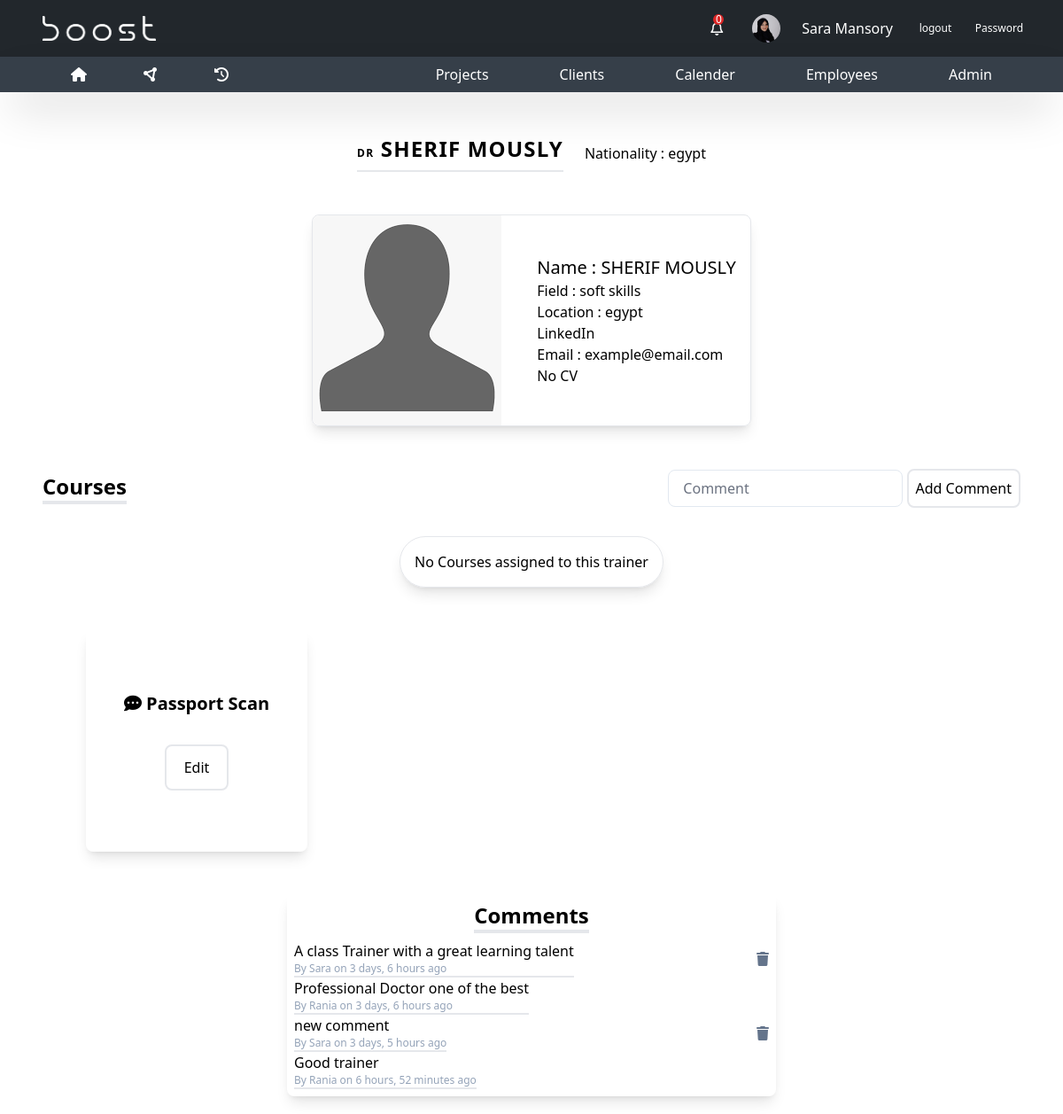
The app's page /trainers/trainers/1 (signed in) with its own data.
### base/models.py (models this page shows, shortened)
class Employee(models.Model):
    employee_id = models.AutoField(primary_key=True)
    firstname = models.CharField(max_length=255)
    lastname = models.CharField(max_length=255)
    email = models.EmailField()
    phone = models.CharField(max_length=20)
    department = models.ForeignKey(
        Department, on_delete=models.SET_NULL, null=True)
    manager_role = models.BooleanField(default=False)
    user = models.OneToOneField(
        User, on_delete=models.CASCADE, null=True, default=None)
    employee_photo = models.ImageField(
        upload_to='employee_photos/', default='employee_photos/sara.jpg', null=True, blank=True)
    location = models.CharField(max_length=50, null=True)
    comilative_points=models.CharField(max_length=20,null=True)
    points=models.CharField(max_length=20,default="0")

class Comments(models.Model):
    comment_id=models.AutoField(primary_key=True)
    trainer=models.ForeignKey(Trainer,on_delete=models.CASCADE,related_name="comments")
    employee=models.ForeignKey(Employee,on_delete=models.CASCADE)
    comment=models.TextField()
    created_at = models.DateTimeField(auto_now_add=True,null=True,blank=True)

### trainers/models.py (models this page shows, shortened)
class Trainer(models.Model):
    trainer_id = models.AutoField(primary_key=True)
    name= models.CharField(max_length=255)
    phone = models.CharField(max_length=20)
    email = models.CharField(max_length=50 ,default="example@email.com")
    nationality = models.CharField(max_length=255)
    residence_location=models.CharField(max_length=255)
    field_of_experties=models.CharField(max_length=255)
    average_rate = models.CharField(max_length=20)
    trainer_category = models.CharField(max_length=20)
    cv = models.FileField(null=True,blank=True,upload_to='pdf')
    linkedin=models.CharField(blank=True,null=True, max_length=255)
    trainer_photo= models.ImageField(upload_to='trainers/', default='employee_photos/avatar.png', null=True, blank=True)
    passport_scan = models.FileField(null=True,blank=True,upload_to='pdf')
    bank_account_number=models.CharField(max_length=500,null=True,blank=True)
    bank_swift_code=models.CharField(max_length=500,null=True,blank=True)
    account_currency=models.CharField(max_length=20,null=True,blank=True)
    account_branch=models.CharField(max_length=255,null=True,blank=True)

### trainers/views.py (the view)
@login_required
def trainer_detail(request, id):
    selected_trainer=Trainer.objects.get(pk=id)
    employee = get_object_or_404(Employee, user=request.user)
    all_notifications=employee.notifications.all().order_by('-created_at')
    not_read_notifications=employee.notifications.filter(is_read=False).order_by('-created_at')
    comments = selected_trainer.comments.all()
    if request.method == 'POST':
        comment = request.POST.get('comment')
        new_comment = Comments(comment=comment, trainer=selected_trainer, employee=employee)
        new_comment.save()
        return redirect('trainers-detail', id=id)
    context = {
        'selected_trainer': selected_trainer,
        "employee":employee,
        "comments":comments,
        "all_notifications":all_notifications,
        "not_read_notifications":not_read_notifications
            }
    return render(request, 'pages/trainer_detail.html', context)

### templates/pages/trainer_detail.html (shortened to what this page needs)
{% extends 'base.html' %}
{% load static %}
{% block content %}
{% include 'parts/navbar.html' %}
<section class="px-12 mb-12">
    <div class="flex items-center justify-center gap-6 ">
        <h1 class="my-12 text-2xl font-semibold tracking-wider text-center border-b-2 pb-2">
            <span class="text-xs">DR</span> {{selected_trainer.name}} </h1>
        <h2>Nationality : {{selected_trainer.nationality}} </h2>
    </div>
    <div class="course-info flex items-center justify-center">
        <div class="flex items-center justify-center gap-6">
            <div class="flex items-center  rounded-lg justify-center gap-6 border overflow-hidden shadow-lg">
                <div>
                    <img src="{{selected_trainer.trainer_photo.url}}" alt="boost" class="rounded-l-lg">
                </div>
                <div class="p-4">
                    <h2 class="text-xl">Name : {{selected_trainer.name}}</h2>
                    <p class="">Field : {{selected_trainer.field_of_experties}}</p>
                    <p class="">Location : {{selected_trainer.residence_location}}</p>
                    <a class="hover:underline" href="{{selected_trainer.linkedin}}">LinkedIn</a>
                    <p class="">Email : {{selected_trainer.email}}</p>
                    {% if selected_trainer.cv %}
                    <button class="btn-primary"><a  href="{{selected_trainer.cv.url}}">Show CV</p>
                    {% else %}
                    <button class="">No CV</p>
                    {% endif %}
                </div>
            </div>
        </div>
    </div>
    <div class="text-center mt-12">
        <div class="mb-8 flex items-center justify-between gap-4">
            <h2 class="text-2xl font-semibold border-b-4">Courses</h2>
            <div >
                <form action="" method="POST">
                    <input type="text" name="comment" placeholder="Comment" class="bg-transparent border border-slate-200 rounded-lg px-4 py-2">
                    <button class="btn-primary mt-0 p-2">Add Comment</button>
            </div>
        </div>
        </div>
    {% if selected_trainer.courses.all %}
    <table class="w-full text-left table-auto min-w-max">
        <thead>
          <tr>
            <th class="p-4 border-b border-slate-200 bg-slate-50">
              <p class="text-sm font-normal leading-none text-slate-500">
                Course ID
              </p>
            </th>
            <th class="p-4 border-b border-slate-200 bg-slate-50">
              <p class="text-sm font-normal leading-none text-slate-500">
                Name
              </p>
            </th>
            <th class="p-4 border-b border-slate-200 bg-slate-50">
              <p class="text-sm font-normal leading-none text-slate-500">
                Duration
              </p>
            </th>
            <th class="p-4 border-b border-slate-200 bg-slate-50">
              <p class="text-sm font-normal leading-none text-slate-500">
                Location
              </p>
            </th>
            <th class="p-4 border-b border-slate-200 bg-slate-50">
              <p class="text-sm font-normal leading-none text-slate-500">
                Date
              </p>
            </th>
          </tr>
        </thead>
        <tbody id="course__body">
    {% for course in selected_trainer.courses.all %}
             <tr class="hover:bg-slate-50 border-b border-slate-200">
            <td class="p-4 py-5">
              <p
                class="block font-semibold text-sm text-slate-800 hover:underline"
              >
                <a href="{% url 'courses' %}{{course.course_id}}">COURSE{{course.course_id}}</a>
              </p>
            </td>
            <td class="p-4 py-5">
              <p class="text-sm text-slate-500 hover:underline">
                <a href="{% url 'courses' %}{{course.course_id}}">{{course.course_name}}</a>
              </p>
            </td>
            <td class="p-4 py-5">
              <p class="text-sm text-slate-500 hover:underline">
                <a href="{% url 'courses' %}{{course.course_id}}">{{course.course_duration}} Days</a>
              </p>
            </td>
            <td class="p-4 py-5">
              <p class="text-sm text-slate-500 hover:underline">
                <a href="{% url 'courses' %}{{course.course_id}}">{{course.location}}</a>
              </p>
            </td>
            <td class="p-4 py-5">
              <p class="text-sm text-slate-500 hover:underline">
                <a href="">{{course.course_Date|date:"D d M Y"}}</a>
              </p>
            </td>
          </tr>
    {% endfor %}
</tbody>
</table>
    {% else %}
    <h3 class="p-4 border rounded-full w-fit mx-auto shadow-lg">No Courses assigned to this trainer</h3>
    {% endif %}
    <div class="course flex-1 pl-12">
        <div
            class="grid grid-cols-1 md:grid-cols-3 items-center justify-center place-content-center place-items-center lg:grid-cols-4 gap-4 mt-12 mx-auto">
            <div
                class="card w-[250px] h-[250px] shadow-lg flex transition-all duration-300 items-center flex-col justify-center relative rounded-lg hover:shadow-2xl">
                <h2 class="text-xl font-semibold"><i class="fa-solid fa-comment-dots"></i> Passport Scan</h2>
                <div class="flex items-center justify-center gap-4">
                    <button onclick="show_box3()" class="btn-primary">
                        Edit
                    </button>
                </div>
            </div>
        </div>
    </div>
    <div class="text-center mt-12 w-1/2 mx-auto shadow-lg p-2 rounded-lg">
        <h3 class="text-2xl font-semibold border-b-4 w-fit mx-auto"> Comments</h3>
        <div class="text-start mt-2">
            {% if selected_trainer.comments.all %}
            {%for comment in selected_trainer.comments.all %}
            <div class="flex  items-center justify-between ">
                <div class="flex flex-col items-start justify-center border-b-2">
                    <p>{{comment.comment}}</p>
                    <p class="text-xs text-slate-400">By {{comment.employee.firstname}} on {{comment.created_at|timesince:""}} ago</p>
                </div>
                {% if comment.employee.employee_id == employee.employee_id %}
                <div>
                    <a href="{% url 'trainers'%}delete/{{comment.comment_id}}/{{selected_trainer.trainer_id}}">
                        <i class="fa-solid fa-trash text-slate-500 cursor-pointer"></i>
                    </a>
                </div>
                {% endif %}
            </div>
            {% endfor %}
            {% else %}
            <p>No comments for this trainer</p>
            {% endif %}
        </div>
    </div>
</section>
{% endblock content %}

### templates/parts/navbar.html (shortened to what this page needs)
{% load static %}
<header class="">
  <div class="bg-[#22272C] px-12 py-2 flex justify-between items-center text-white">
    <div>
      <img src="{% static 'images/boost.png' %}" class="w-32" alt="Logo" />
    </div>
    <div class="flex items-center gap-6 text-white">
        <div class="relative hover:bg-slate-600  cursor-pointer w-6 h-6 flex items-center justify-center p-4 rounded-full" id="nav-profile">
            <i class="fa-regular fa-bell"></i>
            <div class="absolute top-0 left-3 w-3 h-3 text-white bg-red-600 rounded-full flex items-center justify-center text-xs notification-count">{{not_read_notifications.count}}</div>
        </div>
        {% if employee.employee_photo.url %}
        <img
          src="{{ employee.employee_photo.url }}"
          class="w-8 rounded-full cursor-pointer"
          alt="Logo"
        />
        {% endif %}
        <span>{{employee.firstname}} {{employee.lastname}}</span>
        <a class="text-xs hover:bg-slate-600 w-12 h-12 flex items-center justify-center rounded-full" href="{% url 'logout' %}">logout</a>
        <a class="text-xs hover:bg-slate-600 w-12 h-12 flex items-center justify-center rounded-full" href="{% url 'change-password' %}">Password</a>
    </div>
  </div>
  <div class="bg-[#363F49] shadow-2xl px-16 flex gap-20 text-white items-center justify-between">
    <div class="flex gap-8">
      <div class="px-4 py-2 hover:bg-[#22272c] transition-all duration-300 cursor-pointer">
        <a href="{% url 'tasks' %}"><i class="fa-solid fa-house"></i></a>
      </div>
      <div class="px-4 py-2 hover:bg-[#22272c] transition-all duration-300 cursor-pointer">
        <a href="{% url 'home' %}"><i class="fa-solid fa-circle-nodes"></i></a>
      </div>
      <div class="px-4 py-2 hover:bg-[#22272c] transition-all duration-300 cursor-pointer">
        <a href="{% url 'all_tasks' %}">
          <i class="fa-solid fa-clock-rotate-left"></i>
        </a>
      </div>
    </div>
    <ul class="flex gap-12">
      <li class="relative px-4 py-2 hover:bg-[#22272c] transition-all duration-300">
        <a href="{% url 'projects' %}">Projects</a>
      </li>
      <li class="relative px-4 py-2 hover:bg-[#22272c] transition-all duration-300">
        <a href="{% url 'clients' %}">Clients</a>
      </li>
      <li class="relative px-4 py-2 hover:bg-[#22272c] transition-all duration-300">
        <a href="{% url 'courses' %}">Calender</a>
      </li>
      <li class="relative px-4 py-2 hover:bg-[#22272c] transition-all duration-300">
        <a href="{% url 'employees' %}">Employees</a>
      </li>
      <li class="relative px-4 py-2 hover:bg-[#22272c] transition-all duration-300">
        <a href="{% url 'admin:index' %}">Admin</a>
      </li>
    </ul>
  </div>
</header>

### records on screen
Employee: employee_photo (picture), firstname "Sara", lastname "Mansory"
Trainer: name "SHERIF MOUSLY", nationality "egypt", trainer_photo (placeholder picture), field_of_experties "soft skills", residence_location "egypt", email "example@email.com"
Comments: comment "A class Trainer with a great learning talent", employee.firstname "Sara", created_at "3 days, 6 hours"
Comments: comment "Professional Doctor one of the best", employee.firstname "Rania", created_at "3 days, 6 hours"
Comments: comment "new comment", employee.firstname "Sara", created_at "3 days, 5 hours"
Comments: comment "Good trainer", employee.firstname "Rania", created_at "6 hours, 52 minutes"

### other values on screen
{{ not_read_notifications.count }} "0"
